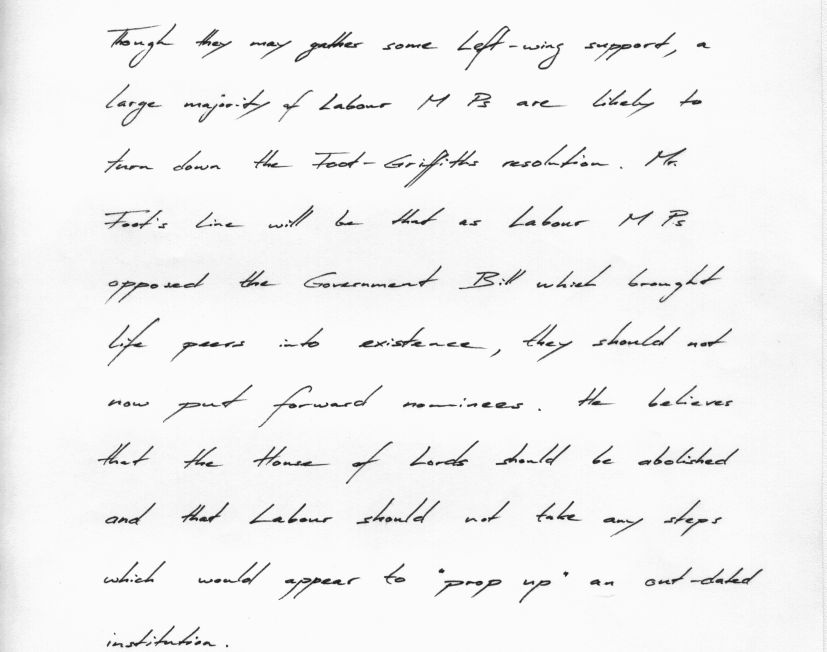
#> input picture Input.png, 2479 x 1955 px (shown at 1/3 size)
$ python -i words.py   (imports and definitions only)   (older library calls are emulated)
#> lines starting #> are read from the running program, lines starting #| are printed output that depends on the picture; after the words box and inside, x2 and y2 are one past the last pixel; in counts of white or black regions, pixels touching at a corner belong together
# -*- coding: utf-8 -*-
"""
Detect words on the page
return array of words' bounding boxes
"""
import numpy as np
import matplotlib.pyplot as plt
import cv2
from helpers import *

def detection(image, join=False):
    """ Detecting the words bounding boxes """
    # Preprocess image for word detection
    blurred = cv2.GaussianBlur(image, (5, 5), 18)
    edgeImg = edgeDetect(blurred)
    ret, edgeImg = cv2.threshold(edgeImg, 50, 255, cv2.THRESH_BINARY)
    bwImage = cv2.morphologyEx(edgeImg, cv2.MORPH_CLOSE,
                               np.ones((15,15), np.uint8))
    # Return detected bounding boxes
    return textDetect(bwImage, image, join)


def edgeDetect(im):
    """
    Edge detection
    Sobel operator is applied for each image layer (RGB)
    """
    return np.max(np.array([sobelDetect(im[:,:, 0]),
                            sobelDetect(im[:,:, 1]),
                            sobelDetect(im[:,:, 2])]), axis=0)


def sobelDetect(channel):
    """ Sobel operator """
    sobelX = cv2.Sobel(channel, cv2.CV_16S, 1, 0)
    sobelY = cv2.Sobel(channel, cv2.CV_16S, 0, 1)
    sobel = np.hypot(sobelX, sobelY)
    sobel[sobel > 255] = 255
    return np.uint8(sobel)


# [40 lines left out: functions union, isIntersect, groupRectangles, not called in this run]


def textDetect(img, image, join=False):
    """ Text detection using contours """
    small = resize(img, 2000)

    # Finding contours
    mask = np.zeros(small.shape, np.uint8)
    im2, cnt, hierarchy = cv2.findContours(np.copy(small),
                                           cv2.RETR_CCOMP,
                                           cv2.CHAIN_APPROX_SIMPLE)
    index = 0
    boundingBoxes = np.array([0,0,0,0])
    bBoxes = []

    # image for drawing bounding boxes
    small = cv2.cvtColor(small, cv2.COLOR_GRAY2RGB)

    # Go through all contours in top level
    while (index >= 0):
        x,y,w,h = cv2.boundingRect(cnt[index])
        cv2.drawContours(mask, cnt, index, (255, 255, 255), cv2.FILLED)
        maskROI = mask[y:y+h, x:x+w]
        # Ratio of white pixels to area of bounding rectangle
        r = cv2.countNonZero(maskROI) / (w * h)

        # Limits for text
        if r > 0.1 and 1600 > w > 10 and 1600 > h > 10 and h/w < 3 and w/h < 10 and (60 // h) * w < 1000:
            bBoxes += [[x, y, w, h]]

        index = hierarchy[0][index][0]

    # Need more work
    if join:
        bBoxes = groupRectangles(bBoxes)
    for (x, y, w, h) in bBoxes:
        cv2.rectangle(small, (x, y),(x+w,y+h), (0, 255, 0), 2)
        boundingBoxes = np.vstack((boundingBoxes,
                                   np.array([x, y, x+w, y+h])))

    implt(small, t='Bounding rectangles')

    bBoxes = boundingBoxes.dot(ratio(image, small.shape[0])).astype(np.int64)
    return bBoxes[1:]


# [63 lines left out: function textDetectWatershed, not called in this run]

>>> import cv2
>>> picture = cv2.imread('../Input.png')
#> picture is the input picture: shape (1955, 2479, 3); min 15, max 251, mean 242.7
>>> result = detection(picture)
#> in sobelDetect, `sobelX = cv2.Sobel(channel, cv2.CV_16S, 1, 0)`:
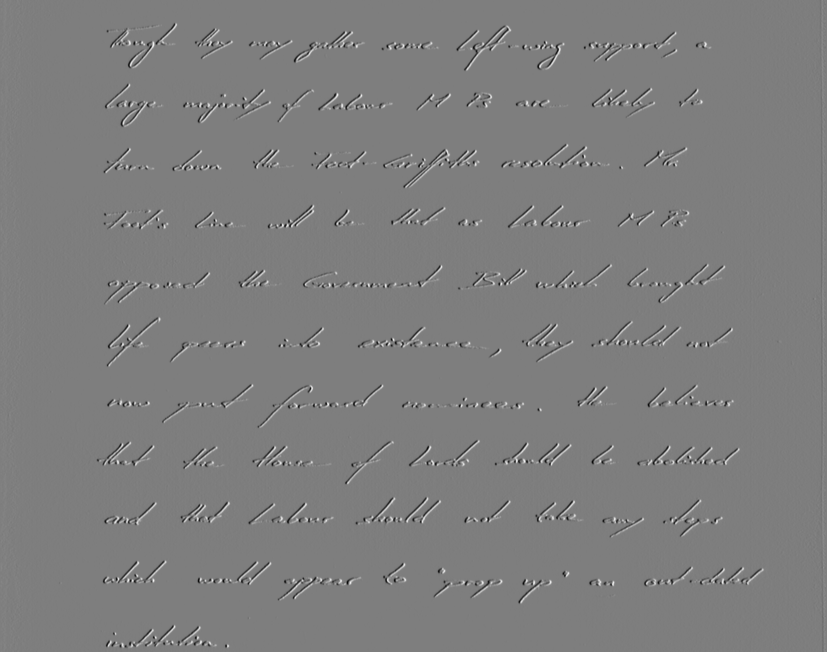
#> sobelX: shape (1955, 2479) int16 (shown at 1/3 size); min -335, max 342, mean 0.1; drawn with min black and max white
#> in sobelDetect, `sobelY = cv2.Sobel(channel, cv2.CV_16S, 0, 1)`:
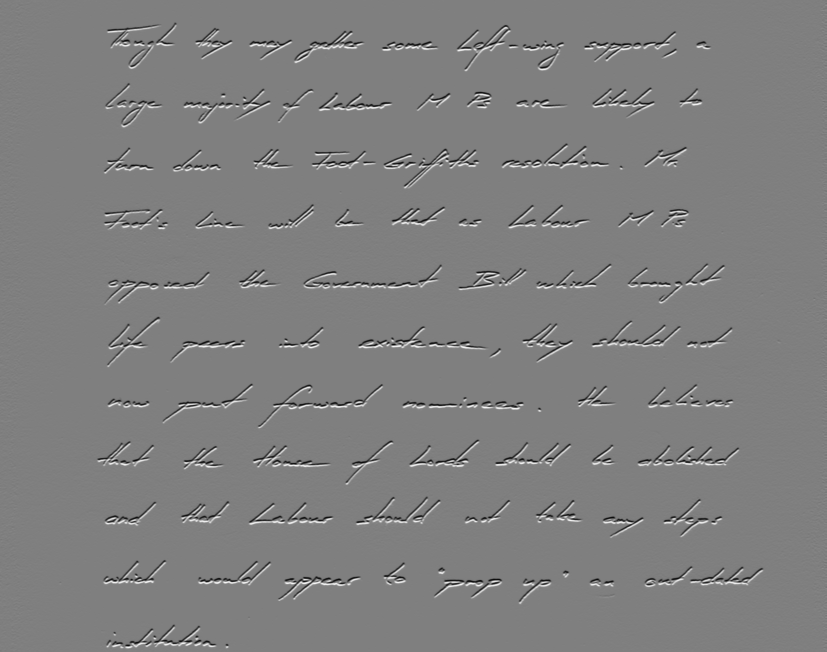
#> sobelY: shape (1955, 2479) int16 (shown at 1/3 size); min -344, max 343, mean 0; drawn with min black and max white
#> in sobelDetect, `sobel = np.hypot(sobelX, sobelY)`:
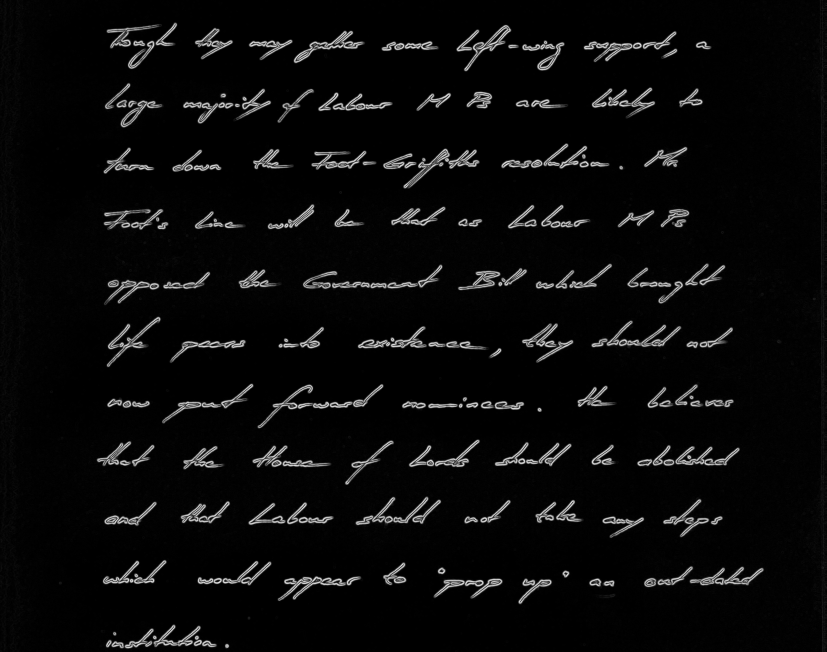
#> sobel: shape (1955, 2479) float32 (shown at 1/3 size); min 0, max 381.1, mean 15.8; drawn with min black and max white
#> in sobelDetect, `sobel[sobel > 255] = 255`:
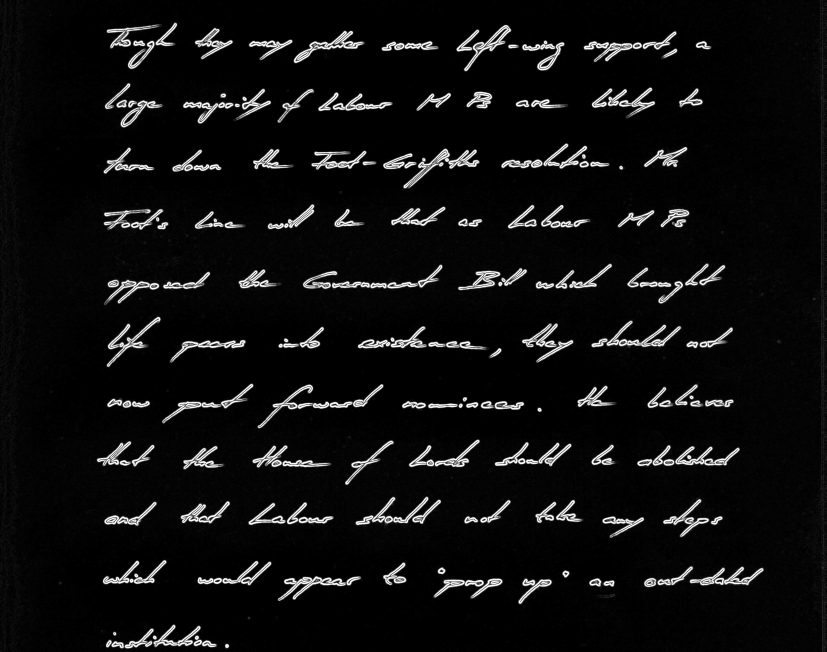
#> sobel: shape (1955, 2479) float32 (shown at 1/3 size); min 0, max 255, mean 14.9
#> in detection, `ret, edgeImg = cv2.threshold(edgeImg, 50, 255, cv2.THRESH_BINARY)`:
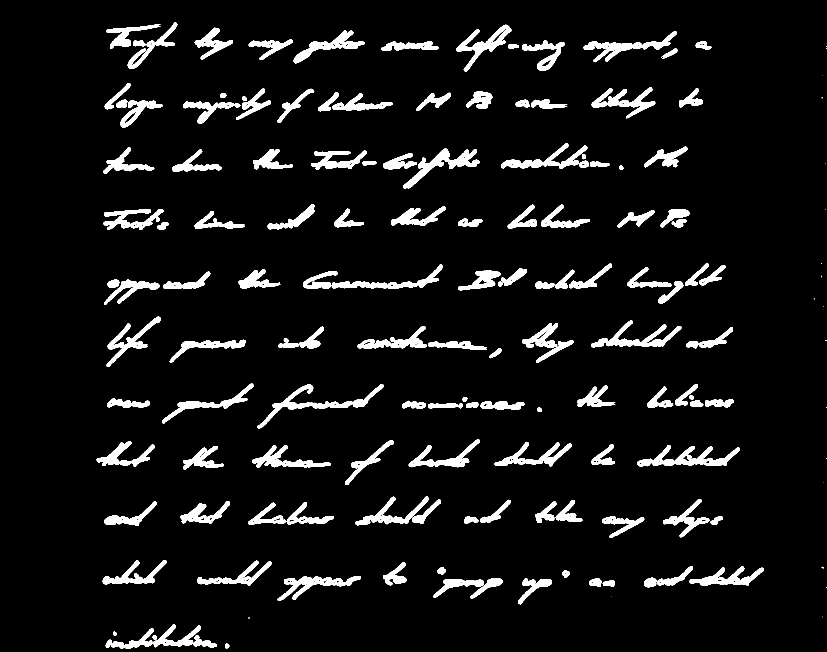
#> edgeImg: shape (1955, 2479) (shown at 1/3 size); 6.6% white; 194 white regions (25 under 20 px), largest, box (x1, y1, x2, y2) and area: (772, 1152, 1151, 1285) 6906, (1210, 445, 1439, 566) 6420, (833, 1728, 1083, 1803) 5377
#> in detection, `bwImage = cv2.morphologyEx(edgeImg, cv2.MORPH_CLOSE, np.ones((15,15), ..`:
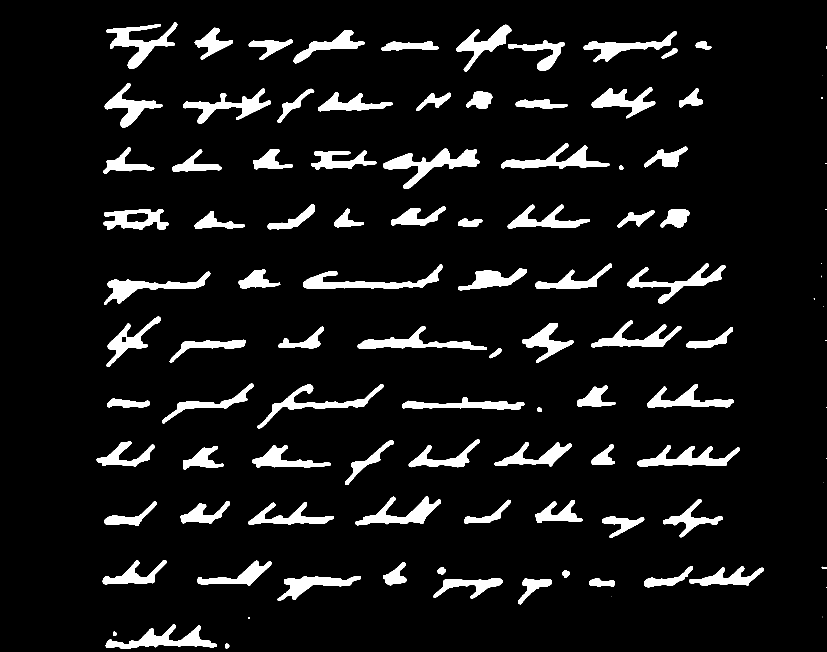
#> bwImage: shape (1955, 2479) (shown at 1/3 size); 7.9% white; 105 white regions (16 under 20 px), largest, box (x1, y1, x2, y2) and area: (1149, 445, 1439, 566) 10697, (320, 67, 532, 207) 8958, (909, 793, 1328, 867) 8953
#> (the run stopped early here; a loop or call above may not have finished)
